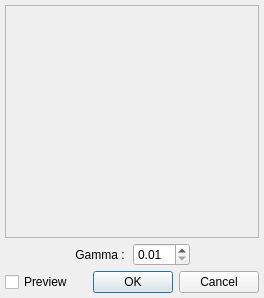
<?xml version="1.0" encoding="UTF-8"?>
<ui version="4.0">
 <class>PowerLawDialog</class>
 <widget class="QDialog" name="PowerLawDialog">
  <property name="geometry">
   <rect>
    <x>0</x>
    <y>0</y>
    <width>264</width>
    <height>298</height>
   </rect>
  </property>
  <property name="windowTitle">
   <string>Power Law</string>
  </property>
  <layout class="QHBoxLayout" name="horizontalLayout_4">
   <property name="spacing">
    <number>-1</number>
   </property>
   <property name="leftMargin">
    <number>5</number>
   </property>
   <property name="topMargin">
    <number>5</number>
   </property>
   <property name="rightMargin">
    <number>5</number>
   </property>
   <property name="bottomMargin">
    <number>5</number>
   </property>
   <item>
    <layout class="QVBoxLayout" name="verticalLayout">
     <property name="spacing">
      <number>5</number>
     </property>
     <item>
      <widget class="QFrame" name="frame">
       <property name="frameShape">
        <enum>QFrame::StyledPanel</enum>
       </property>
       <property name="frameShadow">
        <enum>QFrame::Raised</enum>
       </property>
       <layout class="QHBoxLayout" name="horizontalLayout_3">
        <property name="leftMargin">
         <number>0</number>
        </property>
        <property name="topMargin">
         <number>0</number>
        </property>
        <property name="rightMargin">
         <number>0</number>
        </property>
        <property name="bottomMargin">
         <number>0</number>
        </property>
        <item>
         <widget class="QCustomPlot" name="plotArea" native="true">
          <property name="minimumSize">
           <size>
            <width>200</width>
            <height>200</height>
           </size>
          </property>
         </widget>
        </item>
       </layout>
      </widget>
     </item>
     <item>
      <layout class="QHBoxLayout" name="horizontalLayout">
       <item>
        <spacer name="horizontalSpacer_3">
         <property name="orientation">
          <enum>Qt::Horizontal</enum>
         </property>
         <property name="sizeHint" stdset="0">
          <size>
           <width>40</width>
           <height>20</height>
          </size>
         </property>
        </spacer>
       </item>
       <item>
        <widget class="QLabel" name="label">
         <property name="text">
          <string>Gamma : </string>
         </property>
         <property name="alignment">
          <set>Qt::AlignRight|Qt::AlignTrailing|Qt::AlignVCenter</set>
         </property>
        </widget>
       </item>
       <item>
        <widget class="QDoubleSpinBox" name="sbGamma">
         <property name="minimum">
          <double>0.010000000000000</double>
         </property>
         <property name="maximum">
          <double>20.000000000000000</double>
         </property>
         <property name="singleStep">
          <double>0.100000000000000</double>
         </property>
        </widget>
       </item>
       <item>
        <spacer name="horizontalSpacer_2">
         <property name="orientation">
          <enum>Qt::Horizontal</enum>
         </property>
         <property name="sizeHint" stdset="0">
          <size>
           <width>40</width>
           <height>20</height>
          </size>
         </property>
        </spacer>
       </item>
      </layout>
     </item>
     <item>
      <layout class="QHBoxLayout" name="horizontalLayout_2">
       <item>
        <widget class="QCheckBox" name="cbPreview">
         <property name="text">
          <string>Preview</string>
         </property>
        </widget>
       </item>
       <item>
        <spacer name="horizontalSpacer">
         <property name="orientation">
          <enum>Qt::Horizontal</enum>
         </property>
         <property name="sizeHint" stdset="0">
          <size>
           <width>40</width>
           <height>20</height>
          </size>
         </property>
        </spacer>
       </item>
       <item>
        <widget class="QDialogButtonBox" name="buttonBox">
         <property name="orientation">
          <enum>Qt::Horizontal</enum>
         </property>
         <property name="standardButtons">
          <set>QDialogButtonBox::Cancel|QDialogButtonBox::Ok</set>
         </property>
        </widget>
       </item>
      </layout>
     </item>
    </layout>
   </item>
  </layout>
 </widget>
 <customwidgets>
  <customwidget>
   <class>QCustomPlot</class>
   <extends>QWidget</extends>
   <header>qcustomplot.h</header>
   <container>1</container>
  </customwidget>
 </customwidgets>
 <resources/>
 <connections>
  <connection>
   <sender>buttonBox</sender>
   <signal>accepted()</signal>
   <receiver>PowerLawDialog</receiver>
   <slot>accept()</slot>
   <hints>
    <hint type="sourcelabel">
     <x>248</x>
     <y>254</y>
    </hint>
    <hint type="destinationlabel">
     <x>157</x>
     <y>274</y>
    </hint>
   </hints>
  </connection>
  <connection>
   <sender>buttonBox</sender>
   <signal>rejected()</signal>
   <receiver>PowerLawDialog</receiver>
   <slot>reject()</slot>
   <hints>
    <hint type="sourcelabel">
     <x>316</x>
     <y>260</y>
    </hint>
    <hint type="destinationlabel">
     <x>286</x>
     <y>274</y>
    </hint>
   </hints>
  </connection>
 </connections>
</ui>
